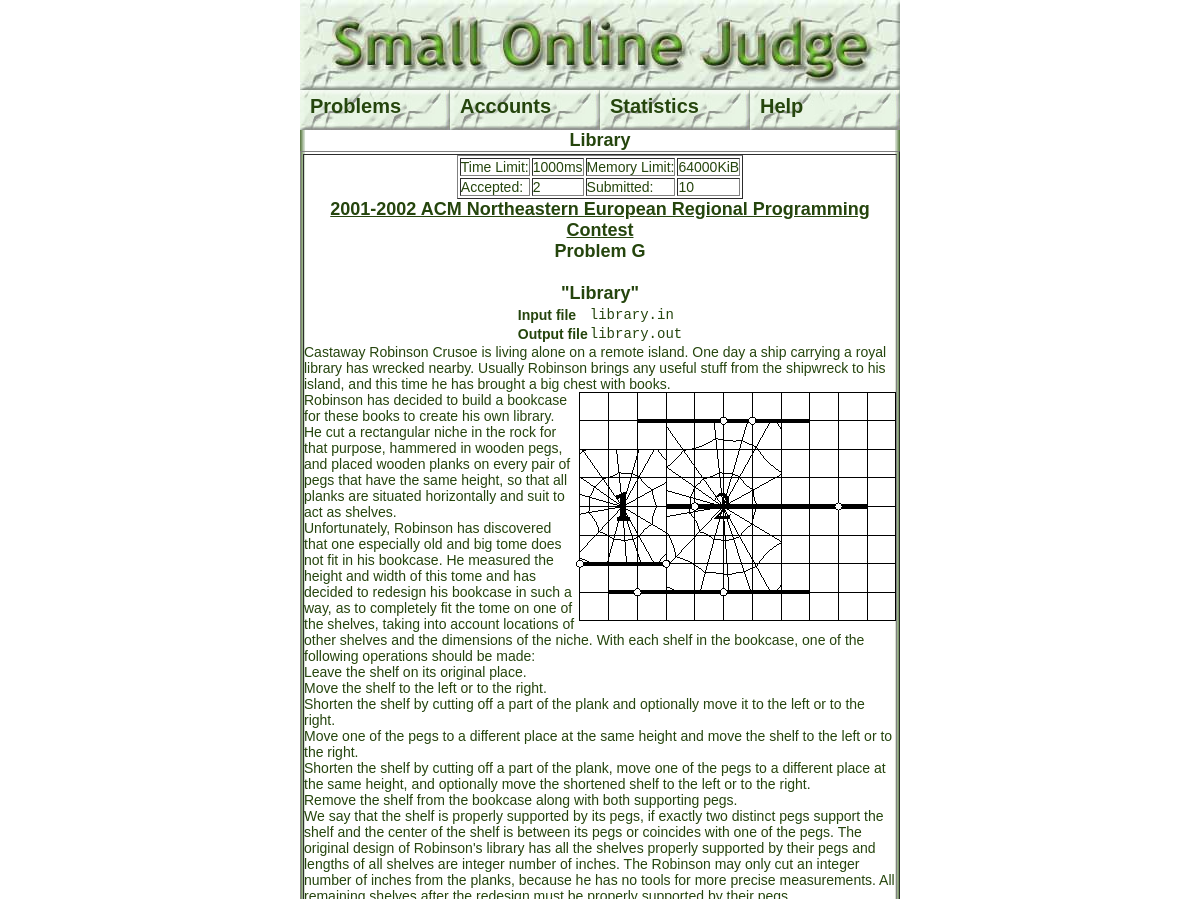
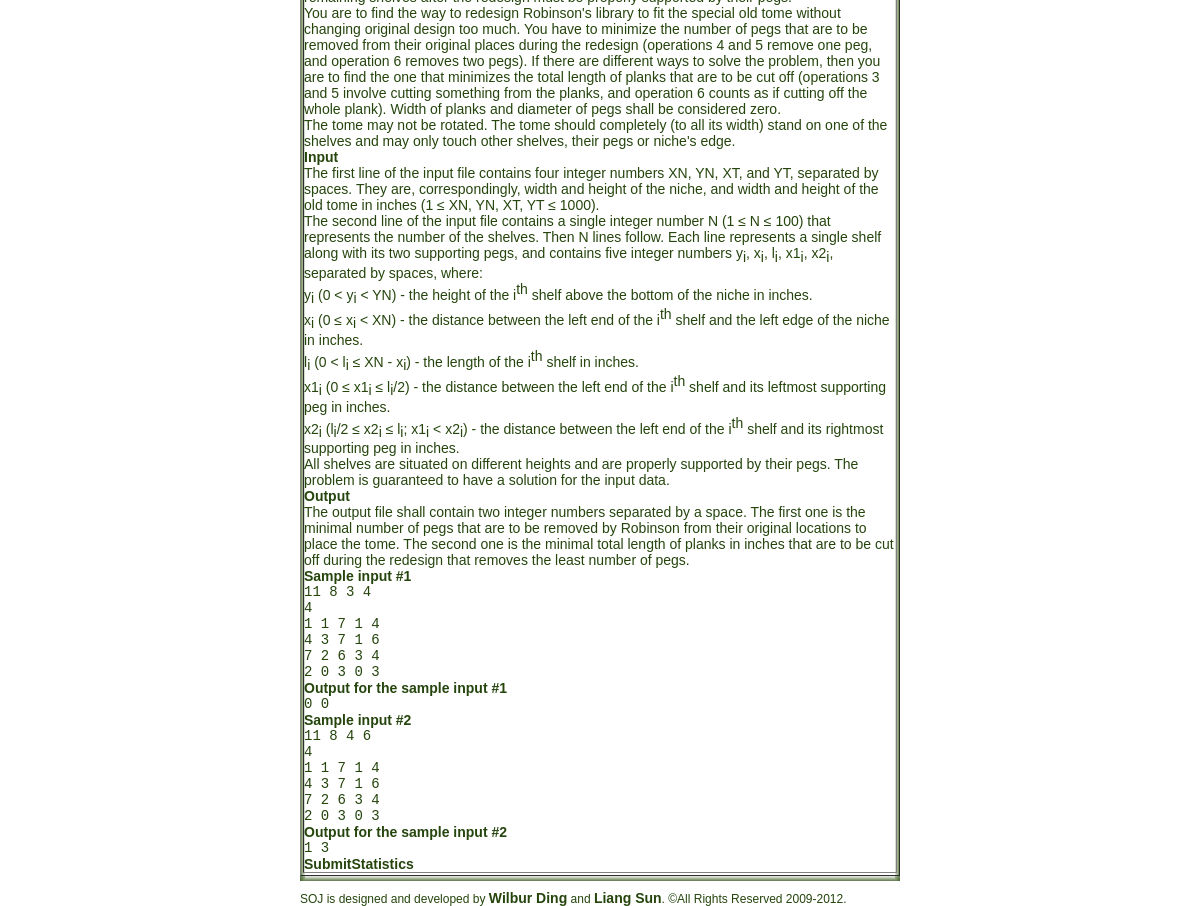
The app's page /problem.php?pid=2 with its own data (2 pictures, top to bottom).
### tables this page shows
CREATE TABLE `problem` (
  `pid` int(10) unsigned NOT NULL AUTO_INCREMENT,
  `problemName` varchar(50) NOT NULL,
  `accepted` int(10) unsigned NOT NULL DEFAULT '0',
  `submitted` int(10) unsigned NOT NULL DEFAULT '0',
  `discription` text NOT NULL,
  `input` text,
  `output` text,
  `inputCase` text,
  `outputCase` text,
  `source` text,
  `timeLimit` int(10) unsigned NOT NULL DEFAULT '1000',
  `memoryLimit` int(10) unsigned NOT NULL DEFAULT '64000',
  `did` int(10) unsigned NOT NULL DEFAULT '1',
  `standardCode` text,
  PRIMARY KEY (`pid`)
);

### web/problem.php (the view, shortened to what this page needs)
<?php
if(!isset($MAGICAL))
{
	include "index.php";
}
else
{
include "conn.php";
if(isset($_GET['pid']) && is_numeric($_GET['pid']) && $_GET['pid'] > 0)
{
	$pid = (int)$_GET['pid'];
}
else
	alert_and_go_back("Problem not existed!");
?>
<?php
$sql = "select pid, problemName, accepted, submitted, discription, input, output, inputCase,
	outputCase, timeLimit, memoryLimit from problem where pid = $pid";
if($result = $conn->query($sql))
{
	if(!($problem = $result->fetch_object()))
	{
		alert_and_go_back("No problem returned!");
		die();
	}
}
else
{
	error_log($conn->error." File:".__FILE__."; Line: ".__LINE__."; Sql string: $sql");
	die("Database Error.");
}
echo "<h2>$problem->problemName</h2>\n";
?>
<table border="1">
  <tr>
    <td>
<table border="1">
     <tr><td>Time Limit:</td><td><?php echo $problem->timeLimit; ?>ms</td>
     <td>Memory Limit:</td><td><?php echo $problem->memoryLimit; ?>KiB</td></tr>
     <tr><td>Accepted:</td><td><?php echo $problem->accepted; ?></td>
     <td>Submitted:</td><td><?php echo $problem->submitted; ?></td></tr>
</table>
<?php
echo "<a href=\"submitcode.php?pid=$pid\">Submit</a>";
echo "<a href=\"statistics.php?pid=$pid\">Statistics</a>";
?>
</td>
  </tr>
</table>
<?php
}
?>

### web/static/css.css (style rules this page uses)
* { margin:0; padding:0; font-size:14px; }
a,div,img { border:none; }
table { margin-left:auto; margin-right:auto; }
body { margin-left:auto; margin-right:auto; text-align:left; width:600px; font-family:'Microsoft YaHei',Arial,sans-serif; color:#25450d; }
a { text-decoration:none; font-weight:bold; color:#25450d; }
ul,li { list-style-type:none; list-style-position:outside; padding-left:0px; padding-right:0px; }

### records on screen
problem: problemName "Library", timeLimit "1000", memoryLimit "64000", accepted "2", submitted "10"
